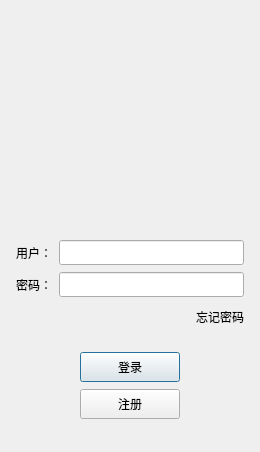
<?xml version="1.0" encoding="UTF-8"?>
<ui version="4.0">
 <class>Login</class>
 <widget class="QDialog" name="Login">
  <property name="geometry">
   <rect>
    <x>0</x>
    <y>0</y>
    <width>260</width>
    <height>452</height>
   </rect>
  </property>
  <property name="windowTitle">
   <string>Dialog</string>
  </property>
  <layout class="QVBoxLayout" name="verticalLayout_3">
   <item>
    <layout class="QVBoxLayout" name="verticalLayout_2">
     <property name="spacing">
      <number>7</number>
     </property>
     <property name="leftMargin">
      <number>5</number>
     </property>
     <property name="topMargin">
      <number>5</number>
     </property>
     <property name="rightMargin">
      <number>5</number>
     </property>
     <property name="bottomMargin">
      <number>5</number>
     </property>
     <item>
      <widget class="QWidget" name="widget" native="true">
       <property name="minimumSize">
        <size>
         <width>200</width>
         <height>200</height>
        </size>
       </property>
       <property name="maximumSize">
        <size>
         <width>200</width>
         <height>200</height>
        </size>
       </property>
       <layout class="QGridLayout" name="gridLayout">
        <item row="0" column="0">
         <widget class="QLabel" name="label">
          <property name="minimumSize">
           <size>
            <width>200</width>
            <height>200</height>
           </size>
          </property>
          <property name="maximumSize">
           <size>
            <width>200</width>
            <height>200</height>
           </size>
          </property>
          <property name="text">
           <string/>
          </property>
          <property name="pixmap">
           <pixmap>:/res/cat.png</pixmap>
          </property>
          <property name="scaledContents">
           <bool>true</bool>
          </property>
         </widget>
        </item>
       </layout>
      </widget>
     </item>
     <item>
      <spacer name="verticalSpacer">
       <property name="orientation">
        <enum>Qt::Orientation::Vertical</enum>
       </property>
       <property name="sizeHint" stdset="0">
        <size>
         <width>20</width>
         <height>40</height>
        </size>
       </property>
      </spacer>
     </item>
     <item>
      <layout class="QHBoxLayout" name="horizontalLayout_4">
       <item>
        <widget class="QLabel" name="user_label">
         <property name="minimumSize">
          <size>
           <width>0</width>
           <height>25</height>
          </size>
         </property>
         <property name="maximumSize">
          <size>
           <width>16777215</width>
           <height>25</height>
          </size>
         </property>
         <property name="text">
          <string>用户：</string>
         </property>
        </widget>
       </item>
       <item>
        <widget class="QLineEdit" name="user_edit">
         <property name="minimumSize">
          <size>
           <width>0</width>
           <height>25</height>
          </size>
         </property>
         <property name="maximumSize">
          <size>
           <width>16777215</width>
           <height>25</height>
          </size>
         </property>
        </widget>
       </item>
      </layout>
     </item>
     <item>
      <layout class="QHBoxLayout" name="horizontalLayout_5">
       <item>
        <widget class="QLabel" name="pass_label">
         <property name="minimumSize">
          <size>
           <width>0</width>
           <height>25</height>
          </size>
         </property>
         <property name="maximumSize">
          <size>
           <width>16777215</width>
           <height>25</height>
          </size>
         </property>
         <property name="text">
          <string>密码：</string>
         </property>
        </widget>
       </item>
       <item>
        <widget class="QLineEdit" name="pass_edit">
         <property name="minimumSize">
          <size>
           <width>0</width>
           <height>25</height>
          </size>
         </property>
         <property name="maximumSize">
          <size>
           <width>16777215</width>
           <height>25</height>
          </size>
         </property>
        </widget>
       </item>
      </layout>
     </item>
     <item>
      <layout class="QHBoxLayout" name="horizontalLayout_6">
       <item>
        <spacer name="horizontalSpacer">
         <property name="orientation">
          <enum>Qt::Orientation::Horizontal</enum>
         </property>
         <property name="sizeHint" stdset="0">
          <size>
           <width>40</width>
           <height>20</height>
          </size>
         </property>
        </spacer>
       </item>
       <item>
        <widget class="QLabel" name="forget_label">
         <property name="minimumSize">
          <size>
           <width>0</width>
           <height>25</height>
          </size>
         </property>
         <property name="maximumSize">
          <size>
           <width>16777215</width>
           <height>25</height>
          </size>
         </property>
         <property name="text">
          <string>忘记密码</string>
         </property>
        </widget>
       </item>
      </layout>
     </item>
     <item>
      <spacer name="verticalSpacer_2">
       <property name="orientation">
        <enum>Qt::Orientation::Vertical</enum>
       </property>
       <property name="sizeHint" stdset="0">
        <size>
         <width>20</width>
         <height>40</height>
        </size>
       </property>
      </spacer>
     </item>
     <item>
      <layout class="QHBoxLayout" name="horizontalLayout_7">
       <item>
        <spacer name="horizontalSpacer_3">
         <property name="orientation">
          <enum>Qt::Orientation::Horizontal</enum>
         </property>
         <property name="sizeHint" stdset="0">
          <size>
           <width>40</width>
           <height>20</height>
          </size>
         </property>
        </spacer>
       </item>
       <item>
        <widget class="QPushButton" name="login_btn">
         <property name="minimumSize">
          <size>
           <width>100</width>
           <height>30</height>
          </size>
         </property>
         <property name="text">
          <string>登录</string>
         </property>
        </widget>
       </item>
       <item>
        <spacer name="horizontalSpacer_2">
         <property name="orientation">
          <enum>Qt::Orientation::Horizontal</enum>
         </property>
         <property name="sizeHint" stdset="0">
          <size>
           <width>40</width>
           <height>20</height>
          </size>
         </property>
        </spacer>
       </item>
      </layout>
     </item>
     <item>
      <layout class="QHBoxLayout" name="horizontalLayout_8">
       <item>
        <spacer name="horizontalSpacer_5">
         <property name="orientation">
          <enum>Qt::Orientation::Horizontal</enum>
         </property>
         <property name="sizeHint" stdset="0">
          <size>
           <width>40</width>
           <height>20</height>
          </size>
         </property>
        </spacer>
       </item>
       <item>
        <widget class="QPushButton" name="reg_btn">
         <property name="minimumSize">
          <size>
           <width>100</width>
           <height>30</height>
          </size>
         </property>
         <property name="text">
          <string>注册</string>
         </property>
        </widget>
       </item>
       <item>
        <spacer name="horizontalSpacer_4">
         <property name="orientation">
          <enum>Qt::Orientation::Horizontal</enum>
         </property>
         <property name="sizeHint" stdset="0">
          <size>
           <width>40</width>
           <height>20</height>
          </size>
         </property>
        </spacer>
       </item>
      </layout>
     </item>
     <item>
      <spacer name="verticalSpacer_3">
       <property name="orientation">
        <enum>Qt::Orientation::Vertical</enum>
       </property>
       <property name="sizeHint" stdset="0">
        <size>
         <width>20</width>
         <height>40</height>
        </size>
       </property>
      </spacer>
     </item>
    </layout>
   </item>
  </layout>
 </widget>
 <resources/>
 <connections/>
</ui>
